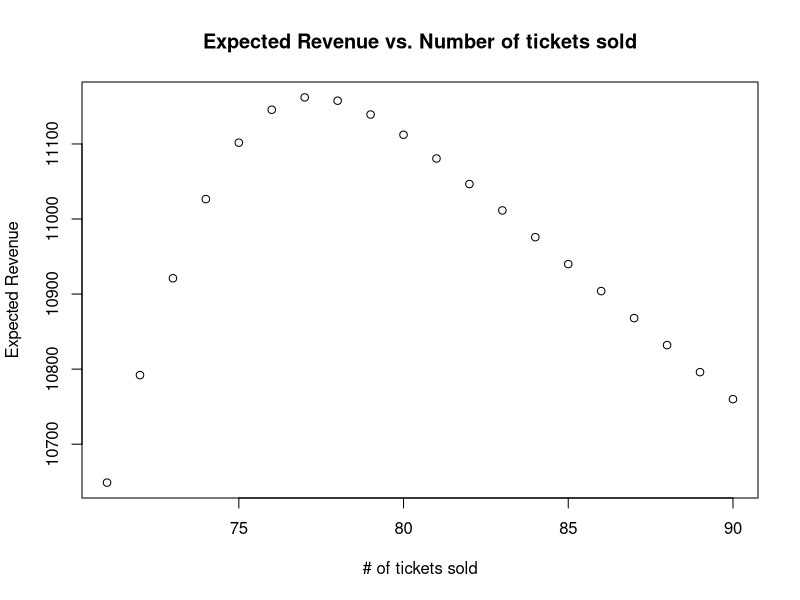

Generate this figure with R:
## ---- chunk 1
sqrt(1000 * 0.15 * (1 - 0.15))
## ---- chunk 2
pbinom(160, size = 883, prob = 0.15)
## ---- chunk 3
1 - pbinom(70, size = 73, prob = 0.93)
## ---- chunk 4
pbinom(62, size = 73, prob = 0.93)
## ---- chunk 5
73 * 0.93
## ---- chunk 6
# Expected Payment to Passengers = 200*1*P(X=71) + 200*2*P(X=72) + 200*3*P(X=73) = 28.89688
200*1*dbinom(71,73,0.93) + 200*2*dbinom(72,73,0.93) + 200*3*dbinom(73,73,0.93)
## ---- chunk 7
# Let X be the binomial random variable denoting the number of passengers that show up.
# π = 0.93  i.e. Probability that a passenger shows up.
# As we increase the number of tickets sold -> n, say overbooking by m,
# The expected Revenue = 150 * (# of tickets) * P(X=70|n) + ∑ (150 * n - 200 * m)P(X=m+70) 
# summed over all m between 1 and m.
# i.e. either total passengers showing up make up 70 or less
# or # of passengers showing up equals any number between 71 and the overbooked number.
# I wrote the below commands to plot a graph and present in tabular format the revenue as we sell 71 to 90 tickets for the 70 seats.
# In the Graph and Table, we see that the Expected Revenue is maximum when we sell 77 tickets, i.e. overbook by 7.

ticketsSold <- seq(71, 90)
revenue <- vector(length = 20)
for (i in 1:20) {
  # Expected revenue when passengers that showed up total to 70
  revenue[i] = (150 * ticketsSold[i] * pbinom(70,ticketsSold[i],0.93))
  j <- i 
  # Calculating Expected Revenue for a high turn out for a given # of tickets sold
  revenueHighTurnOut = 0
    while (j > 0) {
      k = 70 + j
      revenueHighTurnOut = revenueHighTurnOut + (150 * ticketsSold[i] - 200 * j) * dbinom(k, ticketsSold[i], 0.93)
      j = j - 1
    }
  revenue[i] = revenue[i] + revenueHighTurnOut
  }
plot(ticketsSold, revenue, xlab = "# of tickets sold", ylab = "Expected Revenue", main = "Expected Revenue vs. Number of tickets sold")
data.frame(ticketsSold, revenue)
## ---- chunk 8
(pbinom(73, 73, 0.93) - pbinom(70, 73, 0.93))/(1 - pbinom(69, 73, 0.93))
## ---- chunk 9
dbinom(5, size = 6, prob = 0.75)*dbinom(68, size = 68, prob = 0.93) +
  dbinom(6, size = 6, prob = 0.75)*dbinom(67, size = 68, prob = 0.93) +
  dbinom(6, size = 6, prob = 0.75)*dbinom(68, size = 68, prob = 0.93)
## ---- chunk 10
(1 - pbinom(4, size = 6, prob = 0.75)) * (1 - pbinom(66, size = 68, prob = 0.93)) - (dbinom(5, size = 6, prob = 0.75) * dbinom(67, size = 68, prob = 0.93))
## ---- chunk 11
# P(X = 0)
dgeom(0, prob = 1/6)

# P(X = 1)
dgeom(1, prob = 1/6)

# P(X = 2)
dgeom(2, prob = 1/6)
## ---- chunk 12
dgeom(10, prob = 0.03)
## ---- chunk 13
pgeom(30, prob =  0.03) - pgeom(29, prob =  0.03)
## ---- chunk 14
dbinom(1, size = 31, prob = 0.03)/31
## ---- chunk 15
# Expected number of customers that arrive before the successful event = mean of the random variable = (1 − π)/π
(1 - 0.03)/0.03
## ---- chunk 16
# variance
(1 - 0.03)/(0.03)^2
## ---- chunk 17
rgeom_nos <- rgeom(10000, prob = 0.03)
mean(rgeom_nos)
(1 - 0.03)/0.03
